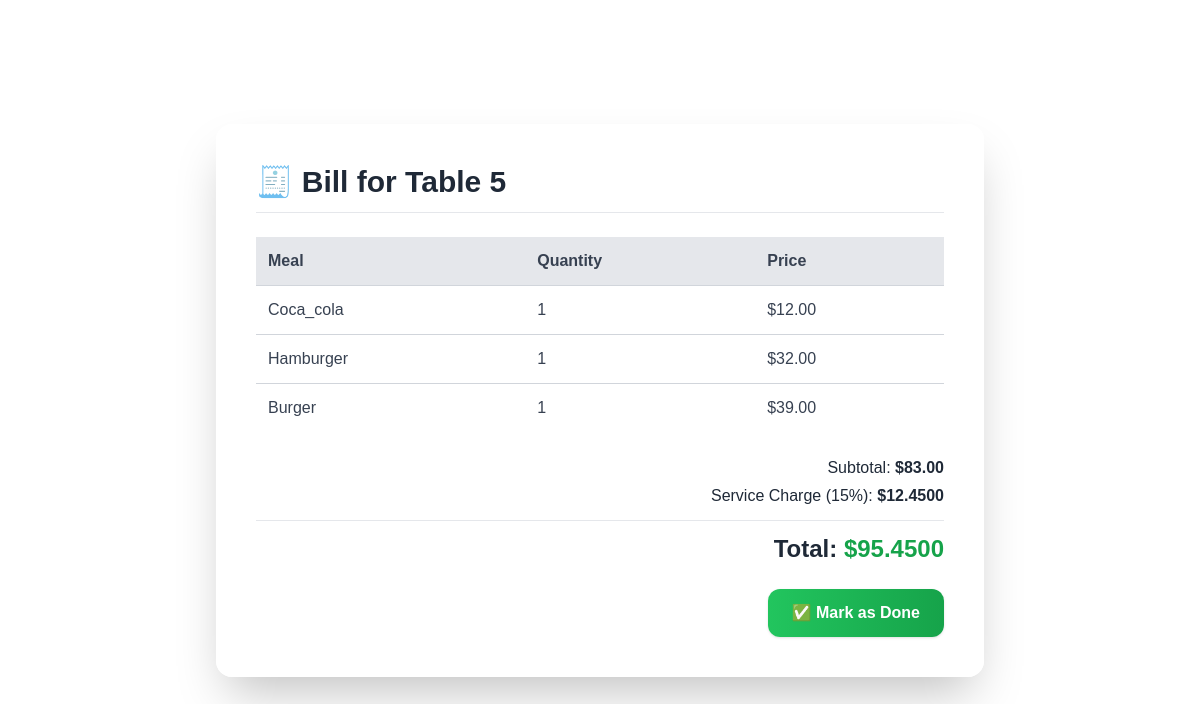
Page /bill/57/ (signed in) on the committed database.
### waiterapp/models.py (models this page shows, shortened)
class Reservation(models.Model):
    table_number = models.IntegerField()
    reserved_at = models.DateTimeField(auto_now_add=True)
    waiter = models.ForeignKey(Staff, on_delete=models.CASCADE)

class Order(models.Model):
    reservation = models.ForeignKey(Reservation, on_delete=models.CASCADE)
    menu_item = models.ForeignKey(Menu, on_delete=models.CASCADE)
    quantity = models.PositiveIntegerField(default=1)
    def get_price(self):
        return self.menu_item.price * self.quantity

class Menu(models.Model):
    name = models.CharField(max_length=100)
    price = models.DecimalField(max_digits=6, decimal_places=2)

### waiterapp/views.py (the view)
# urls.py: path('bill/<int:reservation_id>/', views.bill_view, name='bill_view'),
@login_required
def bill_view(request, reservation_id):
    reservation = Reservation.objects.get(id=reservation_id)
    orders = Order.objects.filter(reservation=reservation)
    subtotal = sum(order.get_price() for order in orders)
    service_charge = subtotal * Decimal('0.15')
    total = subtotal + service_charge
    return render(request, 'bill.html', {
        'reservation': reservation,  # <== bu qatorni qo‘sh
        'orders': orders,
        'subtotal': subtotal,
        'service_charge': service_charge,
        'total': total
    })

### waiterapp/templates/bill.html (shortened to what this page needs)
<!DOCTYPE html>
<html lang="en">
<head>
  <script src="https://cdn.tailwindcss.com"></script>
</head>
<body class="p-10 min-h-screen flex items-center justify-center">
  <div class="max-w-3xl w-full bg-overlay p-10 shadow-2xl rounded-2xl">
    <h1 class="text-3xl font-bold mb-6 text-gray-800 border-b pb-3">🧾 Bill for Table {{ reservation.table_number }}</h1>
    <table class="w-full mb-6 text-gray-700">
      <thead class="bg-gray-200 rounded">
        <tr>
          <th class="text-left p-3">Meal</th>
          <th class="text-left p-3">Quantity</th>
          <th class="text-left p-3">Price</th>
        </tr>
      </thead>
      <tbody>
        {% for order in orders %}
        <tr class="border-t border-gray-300 hover:bg-gray-50">
          <td class="p-3 font-medium">{{ order.menu_item.name }}</td>
          <td class="p-3">{{ order.quantity }}</td>
          <td class="p-3">${{ order.get_price }}</td>
        </tr>
        {% endfor %}
      </tbody>
    </table>
    <div class="text-right text-gray-800">
      <p class="mb-1">Subtotal: <strong>${{ subtotal }}</strong></p>
      <p class="mb-1">Service Charge (15%): <strong>${{ service_charge }}</strong></p>
      <p class="text-2xl font-semibold mt-3 border-t pt-3">Total: <span class="text-green-600">${{ total }}</span></p>
    </div>
    <form method="post" action="{% url 'mark_done' reservation.id %}" class="text-right mt-6">
      <button type="submit" class="bg-gradient-to-r from-green-500 to-green-600 text-white px-6 py-3 rounded-xl font-semibold shadow hover:from-green-600 hover:to-green-700 transition-all">
        ✅ Mark as Done
      </button>
    </form>
  </div>
</body>
</html>

### waiterapp/templates/bill.html (style rules this page uses)
body { font-family: 'Poppins', sans-serif; background-image: url('https://i.pinimg.com/736x/8c/5e/7d/8c5e7d05c3b74355873246961b229032.jpg'); background-size: cover; background-position: center; background-attachment: fixed; }
.bg-overlay { background-color: rgba(255, 255, 255, 0.9); backdrop-filter: blur(6px); }

### rows in the picture
Reservation: table_number "5"
Order: menu_item.name "Coca_cola", quantity "1", get_price "12.00"
Order: menu_item.name "Hamburger", quantity "1", get_price "32.00"
Order: menu_item.name "Burger", quantity "1", get_price "39.00"

### other values in the picture
{{ subtotal }} "83.00"
{{ service_charge }} "12.4500"
{{ total }} "95.4500"
